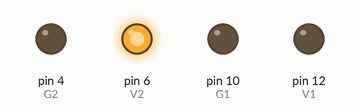
A sketch run on a simulated Arduino Uno, built with avr-gcc and run on an emulated ATmega328P. Parts: output pins drawn as LEDs (lit = HIGH). Pins used as bus, display or sensor lines are not drawn.

Above: at 2.5 s.
At 8.2 s:
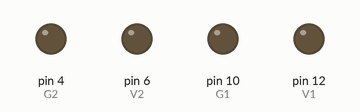
At 15.5 s:
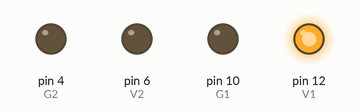
At 24.0 s:
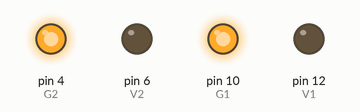
Timing chart, 0 to 33.8 s (numbered marks = the images above):
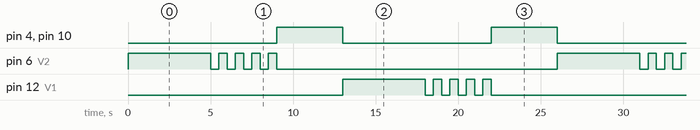

Measured:
- by itself, pin 4 (G2), pin 10 (G1): alternates HIGH for 4.0 s and LOW for 9.0 s
- by itself, pin 6 (V2), pin 12 (V1): repeats every 26.0 s: 4 × (LOW 0.50 s, HIGH 0.50 s), LOW 17.0 s, HIGH 5.0 s
- by itself, everything shown: repeats every 26.0 s, in 21 steps

The sketch:

ProgettoLed.ino
```cpp
//Dichiaro le variabili globali che identificano i 3 colori del semaforo, così facendo se si cambia
//l'ingresso di un cavo occorre modificare il numero solo in un posto
int V1 = 12;
int G1 = 10;
int R1 = 8;
int V2 = 6;
int G2 = 4;
int R2 = 2;

void setup() {
  // put your setup code here, to run once:
  pinMode(V1, OUTPUT);
  pinMode(G1, OUTPUT);
  pinMode(R1, OUTPUT);
  pinMode(V2, OUTPUT);
  pinMode(G2, OUTPUT);
  pinMode(R2, OUTPUT);
}

void lampeggio1() {
  for(int i=0; i<4; i++){
  digitalWrite (V1, LOW);
  delay (500);
  digitalWrite (V1, HIGH);
  delay (500);
  }
}

void lampeggio2() {
  for(int i=0; i<4; i++){
  digitalWrite (V2, LOW);
  delay (500);
  digitalWrite (V2, HIGH);
  delay (500);
  }
}

void loop() {
  // put your main code here, to run repeatedly:
  digitalWrite (R1, HIGH);
  digitalWrite (V2, HIGH);
  delay (5000);
  lampeggio2();
  digitalWrite (V2, LOW);
  digitalWrite (G1, HIGH);
  digitalWrite (G2, HIGH);
  delay (4000);
  digitalWrite (G1, LOW);
  digitalWrite (G2, LOW);
  digitalWrite (R1, LOW);
  digitalWrite (R2, HIGH);
  digitalWrite (V1, HIGH);
  delay (5000);
  lampeggio1();
  digitalWrite (V1, LOW);
  digitalWrite (G2, HIGH);
  digitalWrite (G1, HIGH);
  delay (4000);
  digitalWrite (G2, LOW);
  digitalWrite (G1, LOW);
  digitalWrite (R2, LOW);
}
```
